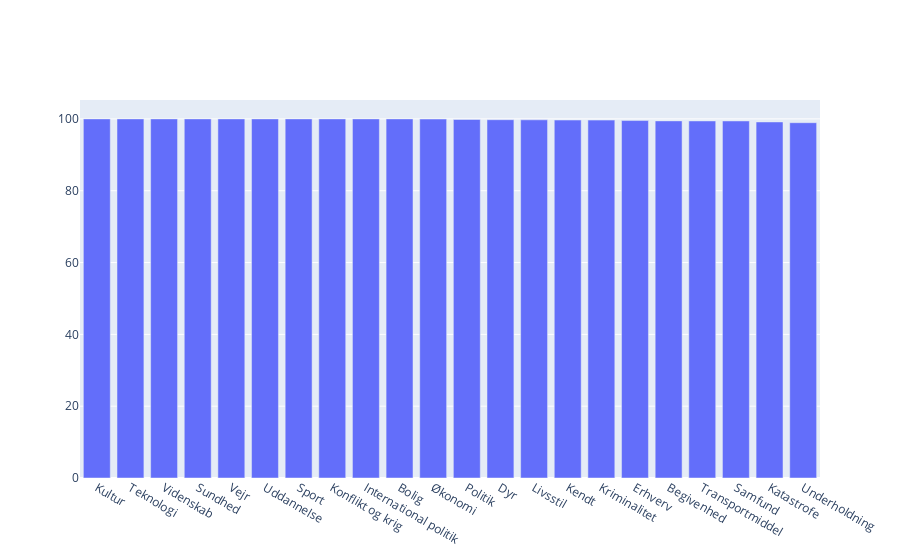

Write notebook code for a chart like this one.
### Markdown cell above
### Average scroll perct per topic

### Code cell
# Find the average scroll percentages across each topic

# Get the average scroll length for each article
unique_topic_scroll_avg_freq = {}
for k,v in zip(unique_topic_scroll_freq.keys(), unique_topic_scroll_freq.values()):
    unique_topic_scroll_avg_freq [k] = np.nanmean(v)

sorted_unique_topic_scroll_freq = dict(sorted(unique_topic_scroll_avg_freq.items(), key = lambda x: x[1], reverse = True))


indices = [x for x in sorted_unique_topic_scroll_freq.keys()]
values = [x for x in sorted_unique_topic_scroll_freq.values()]

fig = go.Figure()

# Add traces
fig.add_trace(go.Bar(x = indices, y = values,
                         
                         )

)

fig.update_traces(texttemplate='%{text:.2s}', textposition='outside')
fig.update_layout(uniformtext_minsize=8, uniformtext_mode='hide')

fig.show()

### Figure 1 — Plotly figure (JSON) as saved in the notebook; plotly's stock layout.template omitted (floating-point values rounded to 4 significant figures)
{"data": [{"textposition": "outside", "texttemplate": "%{text:.2s}", "type": "bar", "x": ["Kultur", "Teknologi", "Videnskab", "Sundhed", "Vejr", "Uddannelse", "Sport", "Konflikt og krig", "International politik", "Bolig", "Økonomi", "Politik", "Dyr", "Livsstil", "Kendt", "Kriminalitet", "Erhverv", "Begivenhed", "Transportmiddel", "Samfund", "Katastrofe", "Underholdning"], "y": [100, 100, 100, 100, 100, 100, 100, 100, 100, 100, 99.95, 99.83, 99.77, 99.74, 99.68, 99.66, 99.54, 99.45, 99.43, 99.43, 99.15, 98.94]}], "layout": {"uniformtext": {"minsize": 8, "mode": "hide"}}}
